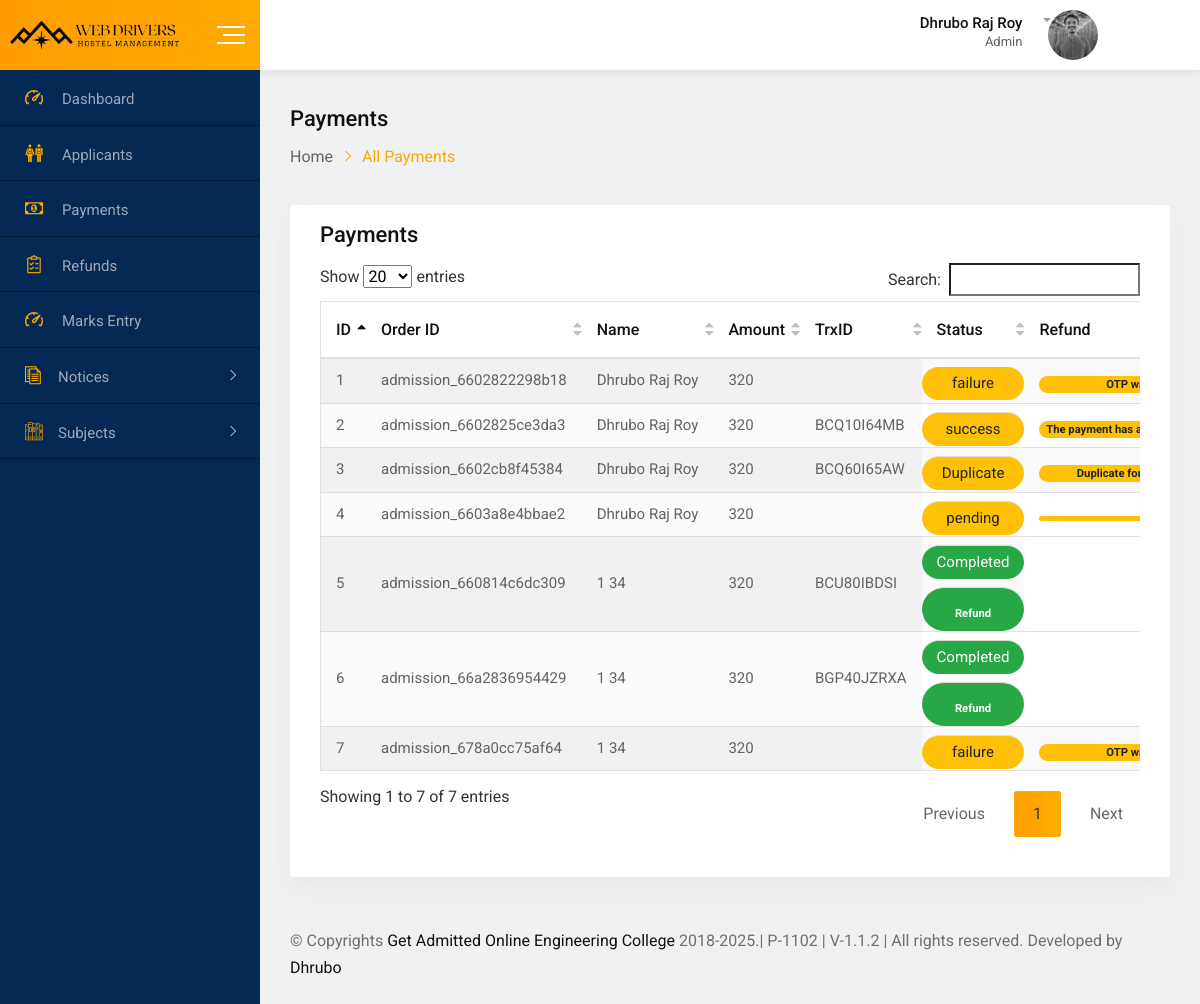
/webadmin/payments.php (signed in), run on an earlier commit of the app's database.
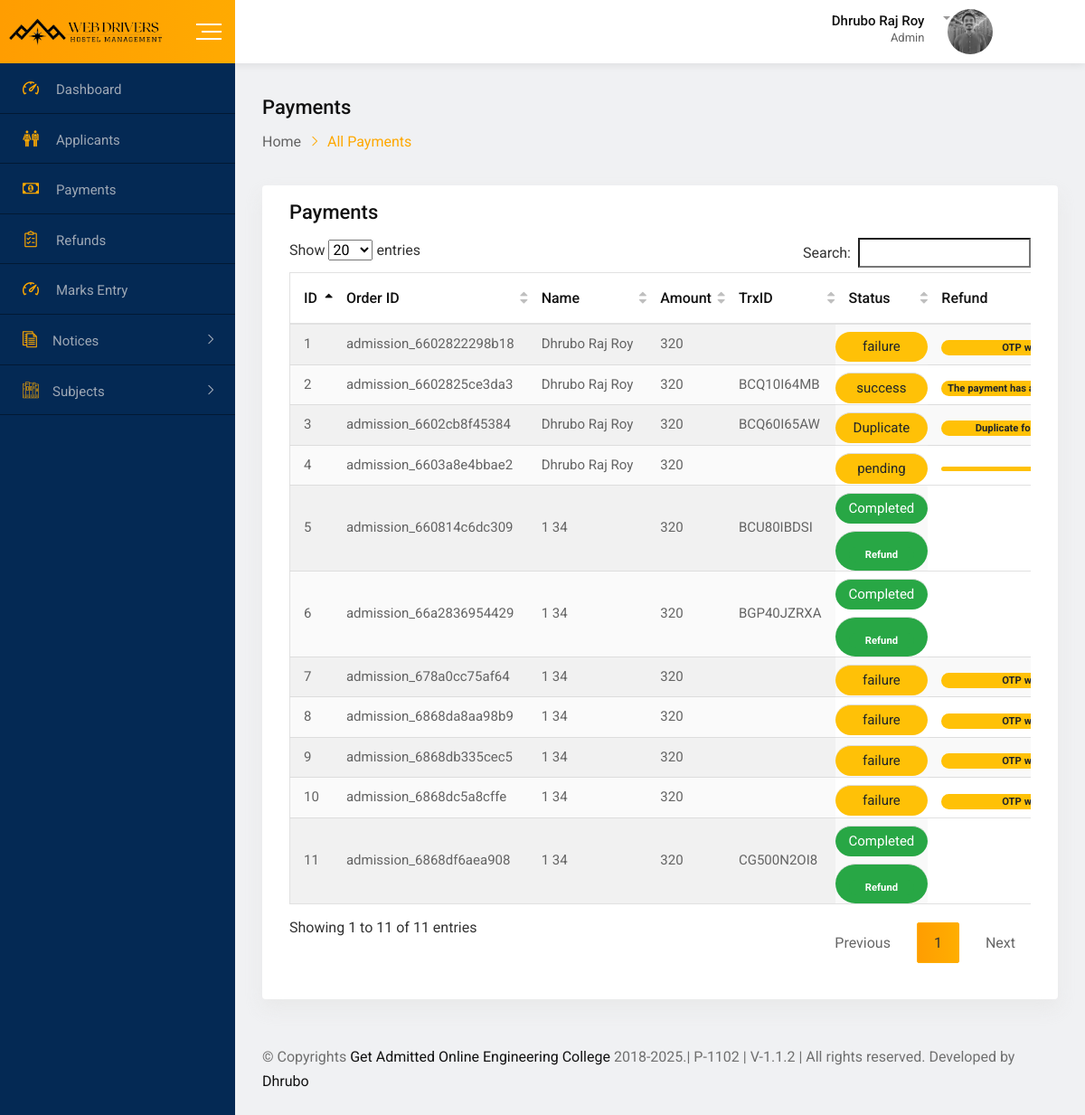
And on a later commit of the database.
### tables this page shows
CREATE TABLE `bkash_online_payment` (
  `id` int(11) NOT NULL,
  `tran_id` varchar(50) NOT NULL,
  `user_id` varchar(20) NOT NULL,
  `bkash_payment_id` varchar(100) NOT NULL,
  `customerMsisdn` varchar(20) NOT NULL,
  `trxID` varchar(20) NOT NULL,
  `amount` int(11) NOT NULL,
  `statusMessage` varchar(50) NOT NULL,
  `added_on` varchar(50) NOT NULL,
  `updated_on` varchar(20) NOT NULL,
  `status` varchar(20) NOT NULL
);

CREATE TABLE `applicants` (
  `id` varchar(20) NOT NULL,
  `first_name` varchar(50) NOT NULL,
  `last_name` varchar(30) NOT NULL,
  `roll` varchar(20) NOT NULL,
  `class` varchar(11) NOT NULL,
  `fName` varchar(50) NOT NULL,
  `fNid` varchar(20) NOT NULL,
  `mName` varchar(50) NOT NULL,
  `mNid` varchar(20) NOT NULL,
  `phoneNumber` varchar(15) NOT NULL,
  `presentAddress` varchar(255) NOT NULL,
  `permanentAddress` varchar(255) NOT NULL,
  `dob` varchar(20) NOT NULL,
  `gender` varchar(20) NOT NULL,
  `religion` varchar(20) NOT NULL,
  `birthId` text NOT NULL,
  `quota` varchar(20) NOT NULL,
  `bloodGroup` varchar(20) NOT NULL,
  `examRoll` varchar(20) NOT NULL,
  `merit` varchar(20) NOT NULL,
  `localGuardianName` varchar(50) NOT NULL,
  `localGuardianNid` varchar(20) NOT NULL,
  `password` varchar(100) NOT NULL,
  `email` varchar(50) NOT NULL,
  `code` varchar(11) NOT NULL,
  `image` varchar(255) NOT NULL,
  `final_submit` int(2) NOT NULL,
  `last_notification` varchar(20) NOT NULL,
  `status` int(3) NOT NULL
);

### webadmin/payments.php (the view, shortened to what this page needs)
<?php
include('header.php');
$sql="select bkash_online_payment.*, applicants.first_name, applicants.last_name  from bkash_online_payment,applicants where bkash_online_payment.user_id=applicants.id";
$res=mysqli_query($con,$sql);
?>
<div class="dashboard-content-one">
    <div class="breadcrumbs-area">
        <h3>Payments</h3>
            <ul>
                <li>
                    <a href="index">Home</a>
                </li>
                <li>All Payments</li>
            </ul>
    </div>
    <div class="card height-auto">
        <div class="card-body">
            <div class="heading-layout1">
                <div class="item-title">
                    <h3>Payments</h3>
                </div>
            </div>
            <div class="table-responsive">
                <table class="table display data-table text-nowrap">
                    <thead>
                        <tr>
                            <th>ID</th>
                            <th>Order ID</th>
                            <th>Name</th>
                            <th>Amount</th>
                            <th>TrxID</th>
                            <th>Status</th>
                            <th>Refund</th>
                        </tr>
                    </thead>
                    <tbody id="myTable">
                    <?php if(mysqli_num_rows($res)>0){
                        $i=1;
                        while($row=mysqli_fetch_assoc($res)){
                        ?>
                        <tr role="row" class="odd">
                            <td class="sorting_1 dtr-control"><?php echo $i?></td>
                            <td class="sorting_1 dtr-control"><?php echo $row['tran_id']?></td>
                            <td class="sorting_1 dtr-control"><?php echo $row['first_name']." ".$row['last_name']?></td>
                            <td class="sorting_1 dtr-control"><?php echo $row['amount']?></td>
                            <td class="sorting_1 dtr-control"><?php echo $row['trxID']?></td>
                            <?php if($row['status']=="Completed"){?>
                                <td class="badge badge-pill badge-success d-block mg-t-8"><?php echo $row['status']?></td>
                            <?php }elseif($row['status']=="Failed"){?>
                                <td class="badge badge-pill badge-danger d-block mg-t-8"><?php echo $row['status']?></td>
                            <?php }else{?>
                                <td class="badge badge-pill badge-warning d-block mg-t-8"><?php echo $row['status']?></td>
                            <?php }?>
                            <?php if($row['status']=="Completed"){?>
                                <td class="badge badge-pill badge-success d-block mg-t-8"><a class="dtr-control badge badge-pill badge-success d-block mg-t-8" href="refundPayment?payment_id=<?php echo $row['tran_id']?>" class="invoice-no">Refund</a></td>
                            <?php }else{?>
                                <td><span  class="badge badge-pill badge-warning d-block mg-t-8"><?php echo $row['statusMessage']?></span></td>
                            <?php }?>
                        </tr>
                        <?php
                           $i++;
                           } } else { ?>
                        <tr>
                            <td colspan="7" align="center">No data found</td>
                        </tr>
                        <?php } ?>
                </table>
            </div>
        </div>
    </div>
    <?php include('footer.php');?>

### webadmin/header.php (shortened to what this page needs)
<?php
   require('../inc/connection.inc.php');
   ?>
<!doctype html>
<html class="no-js" lang="">
   <head>
      <link rel="stylesheet" href="css/normalize.css">
      <link rel="stylesheet" href="css/main.css">
      <link rel="stylesheet" href="css/bootstrap.min.css">
      <link rel="stylesheet" href="css/all.min.css">
      <link rel="stylesheet" href="fonts/flaticon.css">
      <link rel="stylesheet" href="css/fullcalendar.min.css">
      <link rel="stylesheet" href="css/animate.min.css">
      <link rel="stylesheet" href="css/select2.min.css">
      <link rel="stylesheet" href="css/jquery.dataTables.min.css">
      <link rel="stylesheet" href="css/datepicker.min.css">
      <link rel="stylesheet" href="https://cdnjs.cloudflare.com/ajax/libs/font-awesome/6.1.2/css/fontawesome.min.css" />
      <link href="https://cdn.jsdelivr.net/npm/summernote@0.8.18/dist/summernote-bs4.min.css" rel="stylesheet">
      <link rel="stylesheet" href="css/toastr.min.css">
      <link rel="stylesheet" href="css/style.css">
      <link rel="stylesheet" href="css/custom.css">
      <link rel="stylesheet" href="css/invoice.css">
   </head>
   <body>
      <div id="wrapper" class="wrapper bg-ash">
      <div class="navbar navbar-expand-md header-menu-one bg-light">
         <div class="nav-bar-header-one">
            <div class="header-logo">
               <a href="index.php">
               <img src="img/logo.png" alt="logo" width="172px">
               </a>
            </div>
            <div class="toggle-button sidebar-toggle">
               <button type="button" class="item-link">
               <span class="btn-icon-wrap">
               <span></span>
               <span></span>
               <span></span>
               </span>
               </button>
            </div>
         </div>
         <div class="header-main-menu collapse navbar-collapse" id="mobile-navbar">
            <ul class="navbar-nav">
               <li class="navbar-item header-search-bar">
                  <div class="input-group stylish-input-group">
                     <span class="input-group-addon">
                     </span>
                  </div>
               </li>
            </ul>
            <?php
               $uid=$_SESSION['ADMIN_ID'];
               $sql="select * from `admin` where id='$uid'";
               $row=mysqli_fetch_assoc(mysqli_query($con,$sql));
               ?>
            <ul class="navbar-nav">
               <li class="navbar-item dropdown header-admin">
                  <a class="navbar-nav-link dropdown-toggle" href="#" role="button" data-toggle="dropdown"
                     aria-expanded="false">
                     <div class="admin-title">
                        <h5 class="item-title"><?php echo $row['name']?></h5>
                        <span>Admin</span>
                     </div>
                     <div class="admin-img">
                        <img  style="width: 50px;height: 50px;"  src="<?php echo STUDENT_IMAGE.$row['image']?>" alt="Admin">
                     </div>
                  </a>
               </li>
               <li class="navbar-item dropdown header-notification">
                  <a class="navbar-nav-link dropdown-toggle" onclick="read_notification('<?php echo time()?>')"
                     role="button" data-toggle="dropdown" aria-expanded="false">
                     <i class="far fa-bell"></i>
                  </a>
               </li>
            </ul>
         </div>
      </div>
      <div class="dashboard-page-one">
      <div class="sidebar-main sidebar-menu-one sidebar-expand-md sidebar-color">
         <div class="sidebar-menu-content">
            <ul class="nav nav-sidebar-menu sidebar-toggle-view">
               <li class="nav-item">
                  <a href="index" class="nav-link <?php ?>">
                     <i class="flaticon-dashboard"></i>
                     <span>Dashboard</span>
                  </a>
               </li>
               <li class="nav-item">
                  <a href="applicants" class="nav-link <?php ?>">
                     <i class="flaticon-classmates"></i>
                     <span>Applicants</span>
                  </a>
               </li>
               <li class="nav-item">
                  <a href="payments" class="nav-link <?php ?>">
                     <i class="flaticon-money"></i>
                     <span>Payments</span>
                  </a>
               </li>
               <li class="nav-item">
                  <a href="refunds" class="nav-link <?php ?>">
                     <i class="flaticon-shopping-list"></i>
                     <span>Refunds</span>
                  </a>
               </li>
               <li class="nav-item">
                  <a href="markEntry" class="nav-link <?php ?>">
                     <i class="flaticon-dashboard"></i>
                     <span>Marks Entry</span>
                  </a>
               </li>
               <li class="nav-item sidebar-nav-item">
                     <a href="#" class="nav-link"><i class="flaticon-script"></i><span>Notices</span></a>
               </li>
               <li class="nav-item sidebar-nav-item">
                  <a href="#" class="nav-link"><i class="flaticon-books"></i><span>Subjects</span></a>
               </li>
            </ul>
         </div>
      </div>

### webadmin/footer.php (shortened to what this page needs)
<footer class="footer-wrap-layout1">
    <div class="copyright">© Copyrights <a href="#">Get Admitted Online Engineering College </a> 2018-<?php echo date('Y')?>.| P-1102 | V-1.1.2 |
        All rights reserved. Developed by <a href="https://dhruborajroy.github.io/myPortfollioWebsite">Dhrubo</a></div>
</footer>
</div>
</div>
</div>
</body>
</html>

### webadmin/css/main.css (style rules this page uses)
html { color: #222; font-size: 1em; line-height: 1.4; }
audio, canvas, iframe, img, svg, video { vertical-align: middle; }

What changed in the data, as far as the page shows it:
added bkash_online_payment: tran "admission_6868da8aa98b9", applicants.first_name "1", applicants.last_name "34", amount "320", status "failure", statusMessage "OTP…"
added bkash_online_payment: tran "admission_6868db335cec5", applicants.first_name "1", applicants.last_name "34", amount "320", status "failure", statusMessage "OTP…"
added bkash_online_payment: tran "admission_6868dc5a8cffe", applicants.first_name "1", applicants.last_name "34", amount "320", status "failure", statusMessage "OTP…"
added bkash_online_payment: tran "admission_6868df6aea908", applicants.first_name "1", applicants.last_name "34", amount "320", trxID "CG500N2OI8", status "Completed"
Also different on the page:
text written by a page script: "Show entries Search: Showing 1 to 7 of 7 entries Previous 1 Next" → "Show entries Search: Showing 1 to 11 of 11 entries Previous 1 Next"
